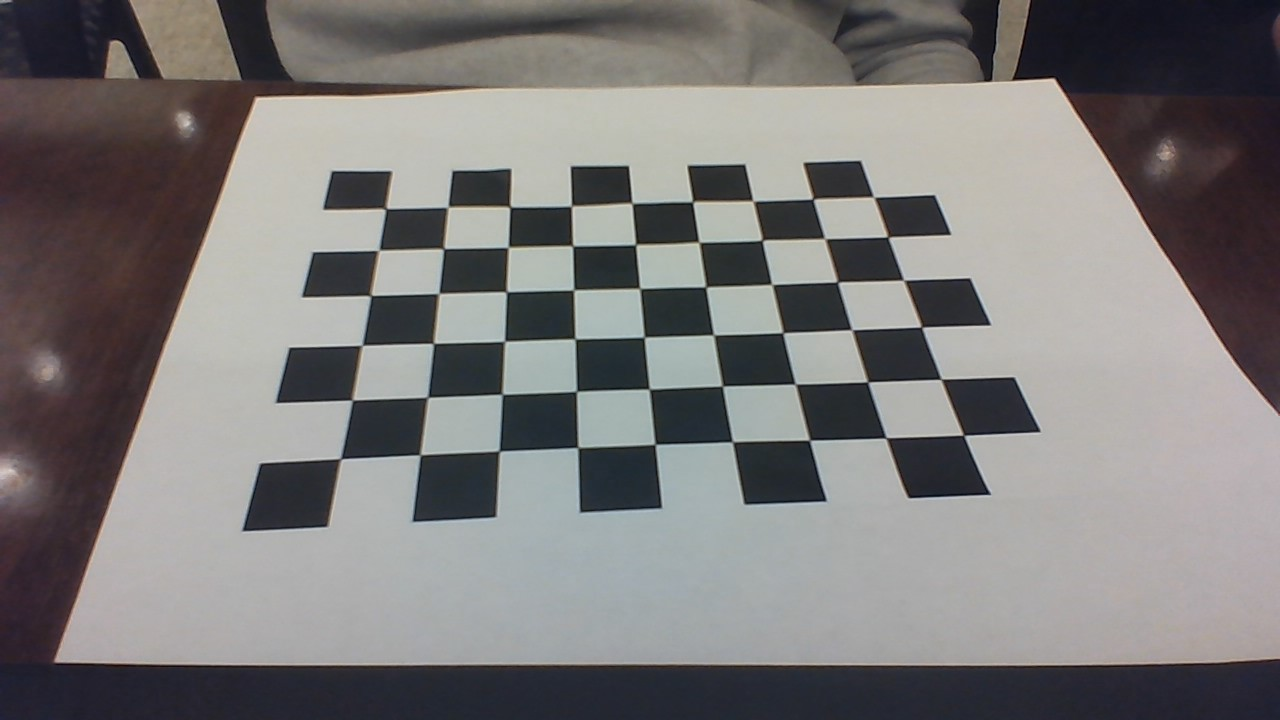
#> input picture image/Calibration/1.jpg, 1280 x 720 px; its folder holds only this picture in this run
$ python calibration.py
#> lines starting #> are read from the running program, lines starting #| are printed output that depends on the picture; after the words box and inside, x2 and y2 are one past the last pixel; in counts of white or black regions, pixels touching at a corner belong together; long printed decimals are rounded
"""
452 project1
Author:
Haiyu Zhang
last date:11/06/2019
"""
"""
This program uses the calibration image in the folder:./image/calibration
to calculate the camera ’s matrix and distortion coefficients matrix
"""

import cv2
import numpy as np
import glob


criteria = (cv2.TERM_CRITERIA_EPS + cv2.TERM_CRITERIA_MAX_ITER, 30, 0.001)  # threshold
# chessboard size
w = 9  # 10 - 1 number of corner
h = 6  # 7  - 1

# chess block in global frame, cancel the z axis
objp = np.zeros((w * h, 3), np.float32)
objp[:, :2] = np.mgrid[0:w, 0:h].T.reshape(-1, 2)
# each block sizes 19 mm
objp = objp * 19

# save corner of chess block's 3D and 2D coordinates
objpoints = []  # 3D points in global frame
imgpoints = []  # 2D points in image frame

# read the image from folder:./image/Calibration
images = glob.glob('./image/Calibration/*.jpg')

i = 1
for fname in images:
    img = cv2.imread(fname)  # read the image one at a time
#> img is the input picture: shape (720, 1280, 3); mean B, G, R 121.1, 121.5, 123.6
    gray = cv2.cvtColor(img, cv2.COLOR_BGR2GRAY)  # RGB image to gray image
    # find the corner
    ret, corners = cv2.findChessboardCorners(gray, (w, h), None)
#> ret = True; corners = 54 rows, first 8: [387.9, 208.1], [448.5, 207.4], [509, 207], [572.1, 207.9], [632.5, 202.5], [691.9, 202.2], [752.2, 201.4], [811.1, 198.7]
    # save the corner
    if ret:  # if find the corner
        print("i:", i)
        i = i + 1

        # use the cornerSubPix() to get a more accurate coordinates
        cv2.cornerSubPix(gray, corners, (11, 11), (-1, -1), criteria)
        objpoints.append(objp)
        imgpoints.append(corners)

        # show the corner
        cv2.drawChessboardCorners(img, (w, h), corners, ret)
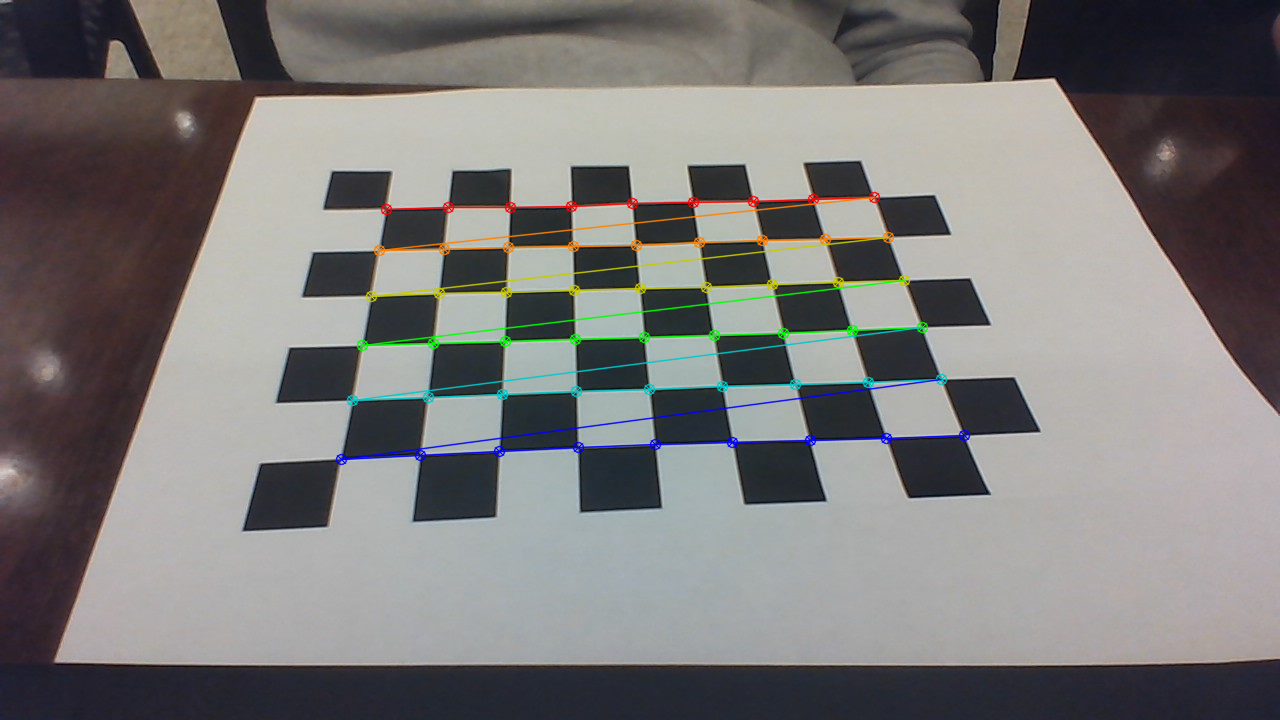
#> img: shape (720, 1280, 3); 2.4% of pixels changed, all inside (x1, y1, x2, y2) = (335, 191, 971, 466)
        cv2.namedWindow('findCorners', cv2.WINDOW_NORMAL)
        cv2.resizeWindow('findCorners', 810, 405)
        cv2.imshow('findCorners', img)
        cv2.waitKey(1)
cv2.destroyAllWindows()

# calibration
ret, mtx, dist, rvecs, tvecs = \
    cv2.calibrateCamera(objpoints, imgpoints, gray.shape[::-1], None, None)
#> ret = 0.924; mtx = [[1031.3, 0, 642.2], [0, 1159, 398.2], [0, 0, 1]]; dist = [[1.26, -24.28, 0.00288, 0.00848, 153]]; rvecs = ([-0.823, -0.0478, -0.0553],); tvecs = ([-79.06, -51.52, 322.6],)

print("ret:", ret)
#| ret: 0.9239
print("mtx:\n", mtx)  # camera matrix
#| mtx:
#|  [[1.03134965e+03 0.00000000e+00 6.42187157e+02]
#|  [0.00000000e+00 1.15899904e+03 3.98166296e+02]
#|  [0.00000000e+00 0.00000000e+00 1.00000000e+00]]
print("dist:\n", dist)  # distortion coefficients = (k_1,k_2,p_1,p_2,k_3)
#| dist:
#|  [[ 1.26051921e+00 -2.42769047e+01  2.88253242e-03  8.48305353e-03
#|    1.53033629e+02]]
print("rvecs:\n", rvecs)  # rotation
#| rvecs:
#|  (array([[-0.8234],
#|        [-0.04779],
#|        [-0.05526]]),)
print("tvecs:\n", tvecs)  # translation
#| tvecs:
#|  (array([[-79.059],
#|        [-51.524 ],
#|        [322.611]]),)

$ run again, on image/Calibration/13.jpg
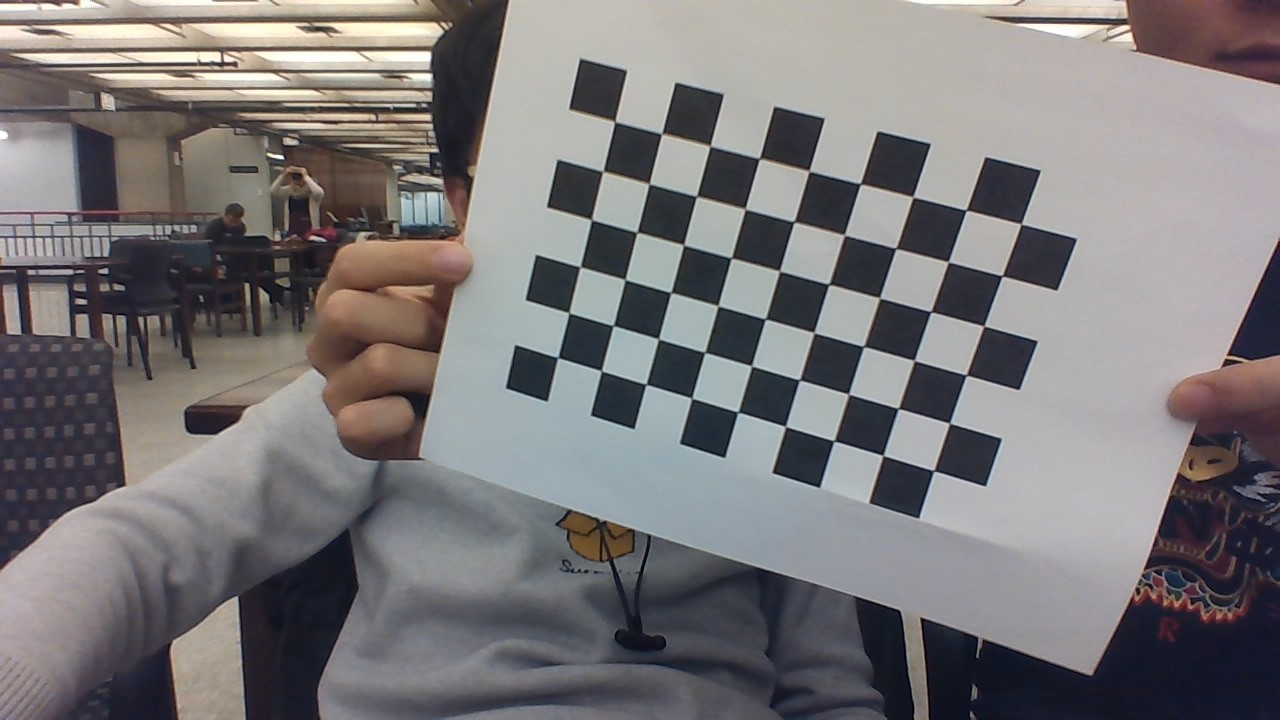
#> input picture image/Calibration/13.jpg, 1280 x 720 px
#> img is the input picture: shape (720, 1280, 3); mean B, G, R 120.6, 119.2, 122.2
#> `gray = cv2.cvtColor(img, cv2.COLOR_BGR2GRAY)`:
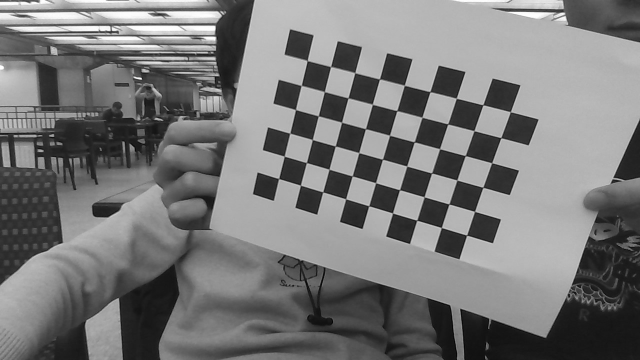
#> gray: shape (720, 1280) (shown at 1/2 size); min 0, max 255, mean 120.2
#> `ret, corners = cv2.findChessboardCorners(gray, (w, h), None)`: ret = True; corners = 54 rows, first 8: [614.6, 122.5], [661.3, 134.7], [709.9, 146], [759.3, 158.7], [809.2, 171.5], [860.2, 183.8], [912.9, 197.4], [966, 210.2]
#> `cv2.drawChessboardCorners(img, (w, h), corners, ret)`:
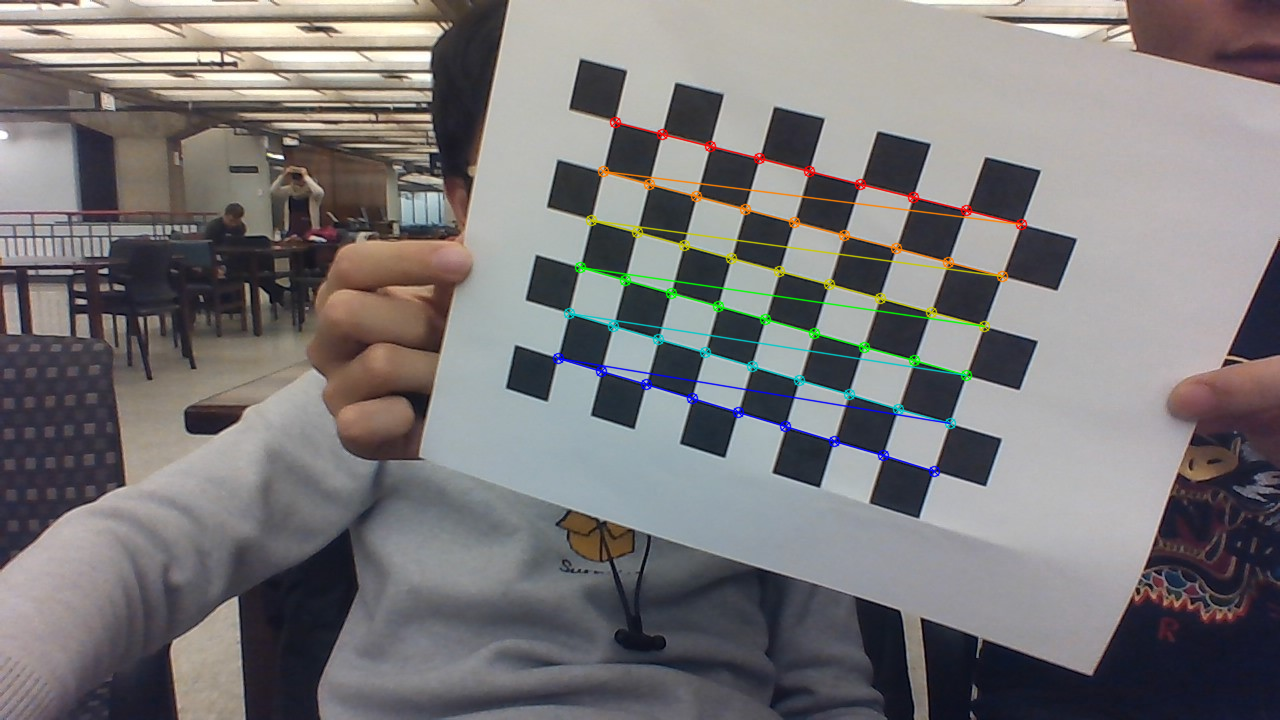
#> img: shape (720, 1280, 3); 1.88% of pixels changed, all inside (x1, y1, x2, y2) = (552, 116, 1028, 478)
#> `ret, mtx, dist, rvecs, tvecs = \ cv2.calibrateCamera(objpoints, imgpoi..`: ret = 0.282; mtx = [[546.8, 0, 605.2], [0, 568, 258.6], [0, 0, 1]]; dist = [[0.0544, -0.0896, -0.00158, 0.00441, 0.0891]]; rvecs = ([0.125, 0.0939, 0.257],); tvecs = ([3.75, -51.48, 214.4],)
#| ret: 0.2824
#| mtx:
#|  [[546.790   0.         605.241 ]
#|  [  0.         568.043 258.612]
#|  [  0.           0.           1.        ]]
#| dist:
#|  [[ 0.05445  -0.08965 -0.00158  0.004407   0.08912]]
#| rvecs:
#|  (array([[0.1252],
#|        [0.09392],
#|        [0.2574]]),)
#| tvecs:
#|  (array([[  3.750],
#|        [-51.481],
#|        [214.448]]),)

$ run again, on image/Calibration/14.jpg
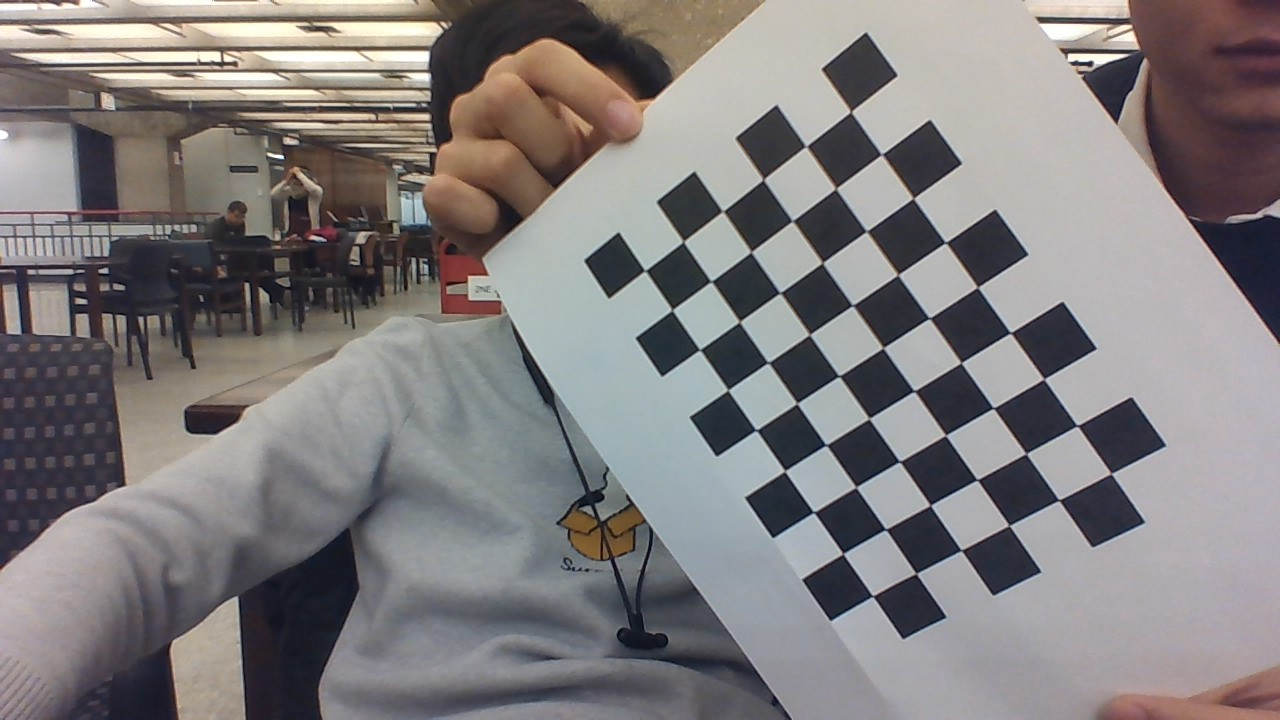
#> input picture image/Calibration/14.jpg, 1280 x 720 px
#> img is the input picture: shape (720, 1280, 3); mean B, G, R 125.8, 125.2, 129.2
#> `gray = cv2.cvtColor(img, cv2.COLOR_BGR2GRAY)`:
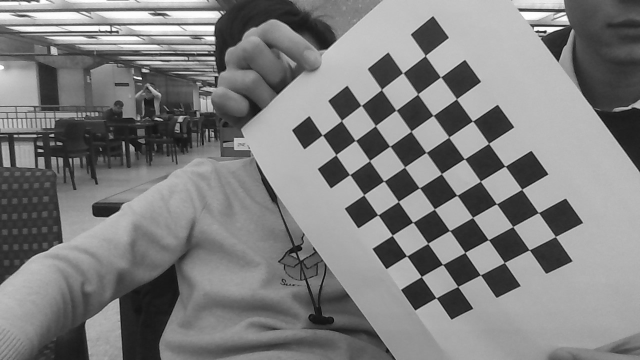
#> gray: shape (720, 1280) (shown at 1/2 size); min 1, max 255, mean 126.4
#> `ret, corners = cv2.findChessboardCorners(gray, (w, h), None)`: ret = True; corners = 54 rows, first 8: [850.7, 112], [880.8, 154.5], [913.1, 198.4], [944.8, 242.6], [977.5, 287.4], [1010.7, 332.7], [1044.1, 379.2], [1077, 425.8]
#> `cv2.drawChessboardCorners(img, (w, h), corners, ret)`:
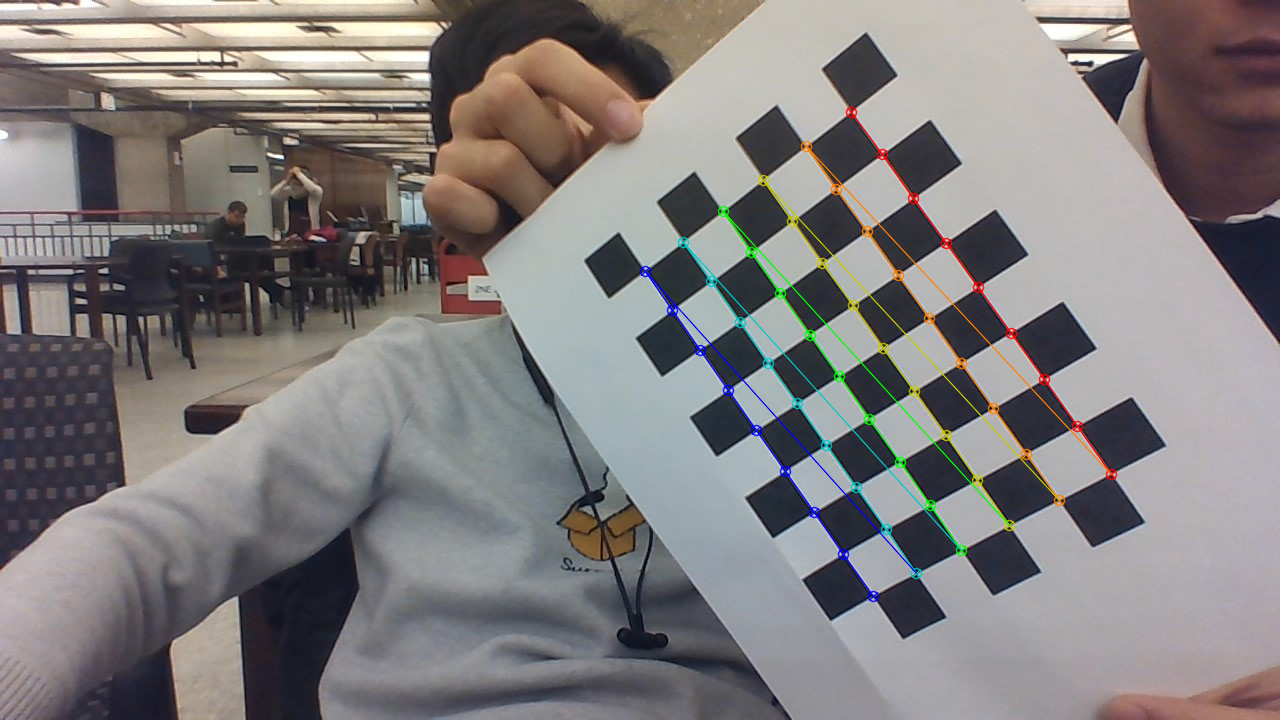
#> img: shape (720, 1280, 3); 1.69% of pixels changed, all inside (x1, y1, x2, y2) = (639, 106, 1118, 603)
#> `ret, mtx, dist, rvecs, tvecs = \ cv2.calibrateCamera(objpoints, imgpoi..`: ret = 0.402; mtx = [[974.9, 0, 461.1], [0, 1035.7, 466.5], [0, 0, 1]]; dist = [[0.203, -0.339, 0.0395, -0.0178, 0.287]]; rvecs = ([0.431, 0.24, 0.926],); tvecs = ([145.3, -127.3, 357.2],)
#| ret: 0.4025
#| mtx:
#|  [[9.74852304e+02 0.00000000e+00 4.61063590e+02]
#|  [0.00000000e+00 1.03572172e+03 4.66534106e+02]
#|  [0.00000000e+00 0.00000000e+00 1.00000000e+00]]
#| dist:
#|  [[ 0.2031 -0.3392  0.03948 -0.01784    0.2867]]
#| rvecs:
#|  (array([[0.4308],
#|        [0.2404],
#|        [0.9261]]),)
#| tvecs:
#|  (array([[ 145.270],
#|        [-127.250],
#|        [ 357.202]]),)
